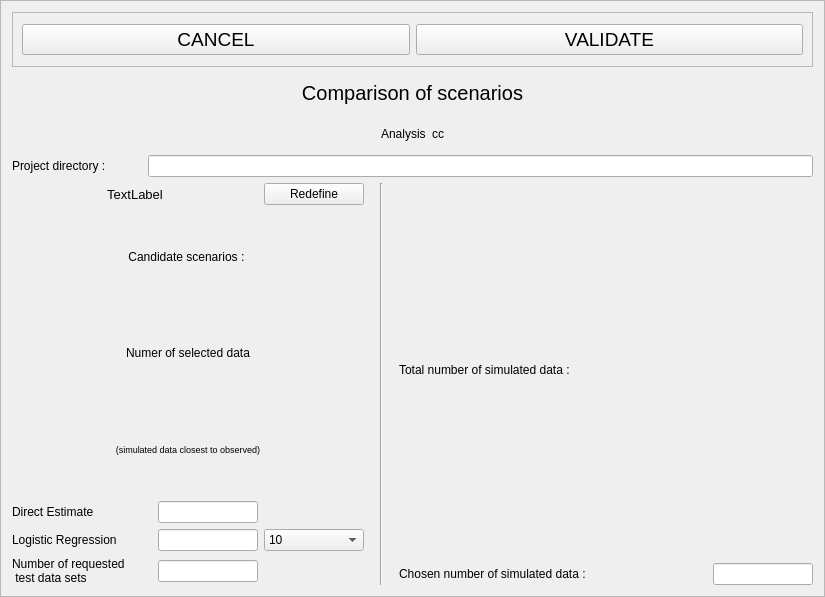
<?xml version="1.0" encoding="UTF-8"?>
<ui version="4.0">
 <class>Frame</class>
 <widget class="QFrame" name="Frame">
  <property name="geometry">
   <rect>
    <x>0</x>
    <y>0</y>
    <width>825</width>
    <height>597</height>
   </rect>
  </property>
  <property name="windowTitle">
   <string>Frame</string>
  </property>
  <property name="frameShape">
   <enum>QFrame::StyledPanel</enum>
  </property>
  <property name="frameShadow">
   <enum>QFrame::Raised</enum>
  </property>
  <layout class="QVBoxLayout" name="verticalLayout_2">
   <item>
    <widget class="QFrame" name="frame_6">
     <property name="sizePolicy">
      <sizepolicy hsizetype="Expanding" vsizetype="Preferred">
       <horstretch>0</horstretch>
       <verstretch>0</verstretch>
      </sizepolicy>
     </property>
     <property name="minimumSize">
      <size>
       <width>0</width>
       <height>55</height>
      </size>
     </property>
     <property name="maximumSize">
      <size>
       <width>16777215</width>
       <height>55</height>
      </size>
     </property>
     <property name="frameShape">
      <enum>QFrame::StyledPanel</enum>
     </property>
     <property name="frameShadow">
      <enum>QFrame::Raised</enum>
     </property>
     <layout class="QHBoxLayout" name="horizontalLayout_9">
      <item>
       <widget class="QPushButton" name="exitButton">
        <property name="font">
         <font>
          <pointsize>14</pointsize>
         </font>
        </property>
        <property name="toolTip">
         <string>Leave this screen without loosing any change</string>
        </property>
        <property name="text">
         <string>CANCEL</string>
        </property>
        <property name="shortcut">
         <string>Alt+E</string>
        </property>
       </widget>
      </item>
      <item>
       <widget class="QPushButton" name="okButton">
        <property name="font">
         <font>
          <pointsize>14</pointsize>
         </font>
        </property>
        <property name="toolTip">
         <string>Test and save data (Alt+o)</string>
        </property>
        <property name="text">
         <string>VALIDATE</string>
        </property>
        <property name="shortcut">
         <string>Alt+V</string>
        </property>
       </widget>
      </item>
     </layout>
    </widget>
   </item>
   <item>
    <widget class="QLabel" name="label">
     <property name="minimumSize">
      <size>
       <width>0</width>
       <height>40</height>
      </size>
     </property>
     <property name="maximumSize">
      <size>
       <width>16777215</width>
       <height>40</height>
      </size>
     </property>
     <property name="font">
      <font>
       <pointsize>15</pointsize>
      </font>
     </property>
     <property name="text">
      <string>Comparison of scenarios</string>
     </property>
     <property name="alignment">
      <set>Qt::AlignCenter</set>
     </property>
    </widget>
   </item>
   <item>
    <widget class="QFrame" name="frame_3">
     <property name="minimumSize">
      <size>
       <width>0</width>
       <height>30</height>
      </size>
     </property>
     <property name="maximumSize">
      <size>
       <width>16777215</width>
       <height>30</height>
      </size>
     </property>
     <property name="frameShape">
      <enum>QFrame::NoFrame</enum>
     </property>
     <property name="frameShadow">
      <enum>QFrame::Raised</enum>
     </property>
     <layout class="QHBoxLayout" name="horizontalLayout_11">
      <property name="topMargin">
       <number>0</number>
      </property>
      <property name="bottomMargin">
       <number>0</number>
      </property>
      <item>
       <spacer name="horizontalSpacer">
        <property name="orientation">
         <enum>Qt::Horizontal</enum>
        </property>
        <property name="sizeHint" stdset="0">
         <size>
          <width>40</width>
          <height>20</height>
         </size>
        </property>
       </spacer>
      </item>
      <item>
       <widget class="QLabel" name="label_10">
        <property name="text">
         <string>Analysis</string>
        </property>
       </widget>
      </item>
      <item>
       <widget class="QLabel" name="analysisNameLabel">
        <property name="text">
         <string>cc</string>
        </property>
       </widget>
      </item>
      <item>
       <spacer name="horizontalSpacer_2">
        <property name="orientation">
         <enum>Qt::Horizontal</enum>
        </property>
        <property name="sizeHint" stdset="0">
         <size>
          <width>40</width>
          <height>20</height>
         </size>
        </property>
       </spacer>
      </item>
     </layout>
    </widget>
   </item>
   <item>
    <layout class="QHBoxLayout" name="horizontalLayout_3">
     <item>
      <widget class="QLabel" name="label_6">
       <property name="minimumSize">
        <size>
         <width>130</width>
         <height>0</height>
        </size>
       </property>
       <property name="maximumSize">
        <size>
         <width>130</width>
         <height>16777215</height>
        </size>
       </property>
       <property name="text">
        <string>Project directory : </string>
       </property>
      </widget>
     </item>
     <item>
      <widget class="QLineEdit" name="projectNameEdit">
       <property name="readOnly">
        <bool>true</bool>
       </property>
      </widget>
     </item>
    </layout>
   </item>
   <item>
    <layout class="QHBoxLayout" name="horizontalLayout">
     <item>
      <layout class="QVBoxLayout" name="verticalLayout">
       <property name="rightMargin">
        <number>10</number>
       </property>
       <item>
        <layout class="QHBoxLayout" name="horizontalLayout_2">
         <item>
          <widget class="QLabel" name="scenariosLabel">
           <property name="minimumSize">
            <size>
             <width>0</width>
             <height>20</height>
            </size>
           </property>
           <property name="maximumSize">
            <size>
             <width>16777215</width>
             <height>20</height>
            </size>
           </property>
           <property name="font">
            <font>
             <pointsize>10</pointsize>
            </font>
           </property>
           <property name="text">
            <string>TextLabel</string>
           </property>
           <property name="alignment">
            <set>Qt::AlignCenter</set>
           </property>
          </widget>
         </item>
         <item>
          <widget class="QPushButton" name="redefButton">
           <property name="minimumSize">
            <size>
             <width>100</width>
             <height>0</height>
            </size>
           </property>
           <property name="maximumSize">
            <size>
             <width>100</width>
             <height>16777215</height>
            </size>
           </property>
           <property name="text">
            <string>Redefine</string>
           </property>
          </widget>
         </item>
        </layout>
       </item>
       <item>
        <widget class="QLabel" name="candidateLabel">
         <property name="text">
          <string>Candidate scenarios : </string>
         </property>
         <property name="alignment">
          <set>Qt::AlignCenter</set>
         </property>
        </widget>
       </item>
       <item>
        <widget class="QLabel" name="label_2">
         <property name="text">
          <string>Numer of selected data</string>
         </property>
         <property name="alignment">
          <set>Qt::AlignCenter</set>
         </property>
        </widget>
       </item>
       <item>
        <widget class="QLabel" name="label_3">
         <property name="font">
          <font>
           <pointsize>7</pointsize>
          </font>
         </property>
         <property name="text">
          <string>(simulated data closest to observed)</string>
         </property>
         <property name="alignment">
          <set>Qt::AlignCenter</set>
         </property>
        </widget>
       </item>
       <item>
        <layout class="QGridLayout" name="gridLayout_2">
         <item row="0" column="0">
          <widget class="QLabel" name="label_4">
           <property name="minimumSize">
            <size>
             <width>140</width>
             <height>0</height>
            </size>
           </property>
           <property name="maximumSize">
            <size>
             <width>140</width>
             <height>16777215</height>
            </size>
           </property>
           <property name="text">
            <string>Direct Estimate</string>
           </property>
          </widget>
         </item>
         <item row="0" column="1" colspan="2">
          <widget class="QLineEdit" name="deEdit">
           <property name="minimumSize">
            <size>
             <width>100</width>
             <height>0</height>
            </size>
           </property>
           <property name="maximumSize">
            <size>
             <width>100</width>
             <height>16777215</height>
            </size>
           </property>
          </widget>
         </item>
         <item row="1" column="0">
          <widget class="QLabel" name="label_5">
           <property name="minimumSize">
            <size>
             <width>140</width>
             <height>0</height>
            </size>
           </property>
           <property name="maximumSize">
            <size>
             <width>140</width>
             <height>16777215</height>
            </size>
           </property>
           <property name="text">
            <string>Logistic Regression</string>
           </property>
          </widget>
         </item>
         <item row="1" column="1">
          <widget class="QLineEdit" name="lrEdit">
           <property name="minimumSize">
            <size>
             <width>100</width>
             <height>0</height>
            </size>
           </property>
           <property name="maximumSize">
            <size>
             <width>100</width>
             <height>16777215</height>
            </size>
           </property>
          </widget>
         </item>
         <item row="1" column="2">
          <widget class="QComboBox" name="numRegCombo">
           <property name="minimumSize">
            <size>
             <width>100</width>
             <height>0</height>
            </size>
           </property>
           <property name="maximumSize">
            <size>
             <width>100</width>
             <height>16777215</height>
            </size>
           </property>
           <property name="currentIndex">
            <number>10</number>
           </property>
           <item>
            <property name="text">
             <string>0</string>
            </property>
           </item>
           <item>
            <property name="text">
             <string>1</string>
            </property>
           </item>
           <item>
            <property name="text">
             <string>2</string>
            </property>
           </item>
           <item>
            <property name="text">
             <string>3</string>
            </property>
           </item>
           <item>
            <property name="text">
             <string>4</string>
            </property>
           </item>
           <item>
            <property name="text">
             <string>5</string>
            </property>
           </item>
           <item>
            <property name="text">
             <string>6</string>
            </property>
           </item>
           <item>
            <property name="text">
             <string>7</string>
            </property>
           </item>
           <item>
            <property name="text">
             <string>8</string>
            </property>
           </item>
           <item>
            <property name="text">
             <string>9</string>
            </property>
           </item>
           <item>
            <property name="text">
             <string>10</string>
            </property>
           </item>
          </widget>
         </item>
         <item row="2" column="0">
          <widget class="QLabel" name="notdsLabel">
           <property name="text">
            <string>Number of requested
 test data sets</string>
           </property>
          </widget>
         </item>
         <item row="2" column="1">
          <widget class="QLineEdit" name="notdsEdit">
           <property name="minimumSize">
            <size>
             <width>100</width>
             <height>0</height>
            </size>
           </property>
           <property name="maximumSize">
            <size>
             <width>100</width>
             <height>16777215</height>
            </size>
           </property>
          </widget>
         </item>
        </layout>
       </item>
      </layout>
     </item>
     <item>
      <widget class="Line" name="line">
       <property name="orientation">
        <enum>Qt::Vertical</enum>
       </property>
      </widget>
     </item>
     <item>
      <layout class="QGridLayout" name="gridLayout">
       <property name="leftMargin">
        <number>10</number>
       </property>
       <item row="3" column="0" colspan="3">
        <widget class="QLabel" name="label_7">
         <property name="minimumSize">
          <size>
           <width>220</width>
           <height>0</height>
          </size>
         </property>
         <property name="maximumSize">
          <size>
           <width>220</width>
           <height>16777215</height>
          </size>
         </property>
         <property name="text">
          <string>Total number of simulated data :</string>
         </property>
        </widget>
       </item>
       <item row="4" column="0" colspan="3">
        <widget class="QLabel" name="label_8">
         <property name="minimumSize">
          <size>
           <width>220</width>
           <height>0</height>
          </size>
         </property>
         <property name="maximumSize">
          <size>
           <width>220</width>
           <height>16777215</height>
          </size>
         </property>
         <property name="text">
          <string>Chosen number of simulated data : </string>
         </property>
        </widget>
       </item>
       <item row="4" column="3">
        <widget class="QLineEdit" name="cnosdEdit">
         <property name="minimumSize">
          <size>
           <width>100</width>
           <height>0</height>
          </size>
         </property>
         <property name="maximumSize">
          <size>
           <width>100</width>
           <height>16777215</height>
          </size>
         </property>
        </widget>
       </item>
       <item row="3" column="3">
        <widget class="QLabel" name="totNumSimLabel">
         <property name="text">
          <string/>
         </property>
        </widget>
       </item>
      </layout>
     </item>
    </layout>
   </item>
  </layout>
 </widget>
 <resources/>
 <connections/>
</ui>
